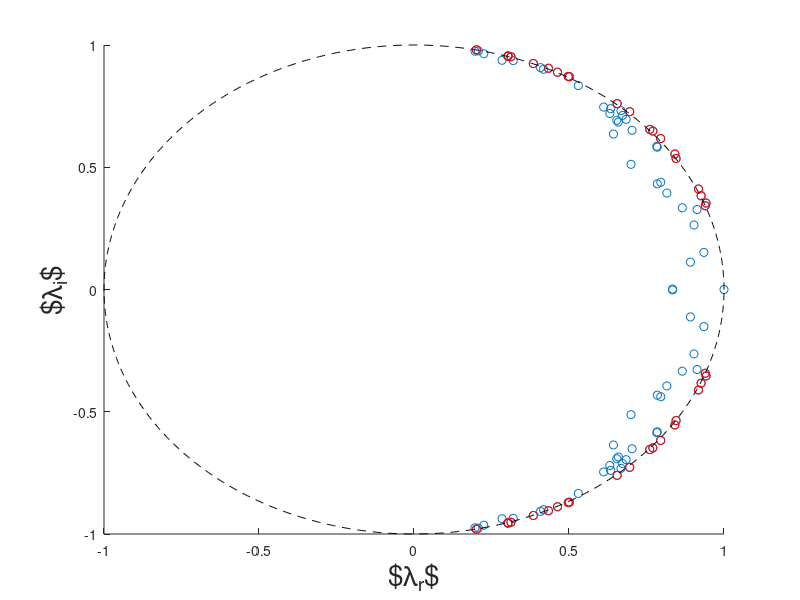

Reproduce this figure in MATLAB.
% generate the matrix A
lafs = 20;

rng('default');

n = 50;    % Matrix Size

% No of eigenvalues greater than 1.
np = 20;
% How unstable do we want the eigenvalues?
uns_range = 0.01;

theta = 4*pi/9*rand(np,1);
e1  = (cos(theta) + uns_range*rand(np,1)) + 1i*sin(theta);
uns_e = [e1; conj(e1)];
% Set first eigenvector = 1 signifying beseflow

ne2 = n-length(e1);
st_range = 0.5;
theta = 4*pi/9*rand(ne2,1);
damp = 0.80 + 0.18*rand(ne2,1);
e2  = damp.*cos(theta) + 1i*sin(theta);
stb_e = [e2; conj(e2)];

Aeig = [1.0; uns_e; stb_e];
lr = real(Aeig);
li = imag(Aeig);

neig = length(Aeig);    % This is my matrix size
                        % Hopefully no repeated eigenvalues

figure(1);
scatter(lr,li); hold on
scatter(real(uns_e),imag(uns_e), 'r')
theta = linspace(0,2*pi,1000);
plot(cos(theta),sin(theta), '--k')
xlabel('$\lambda_{r}$', 'FontSize', lafs)
ylabel('$\lambda_{i}$', 'FontSize', lafs)


B = rand(neig);
B = B + B';

bnorm = norm(B);
disp(['Norm(B)=', num2str(bnorm)])
B = B/bnorm;
Binv = inv(B);

A = Binv*diag(Aeig)*B;

anorm = norm(A);
disp(['Norm(A)=', num2str(anorm)])

